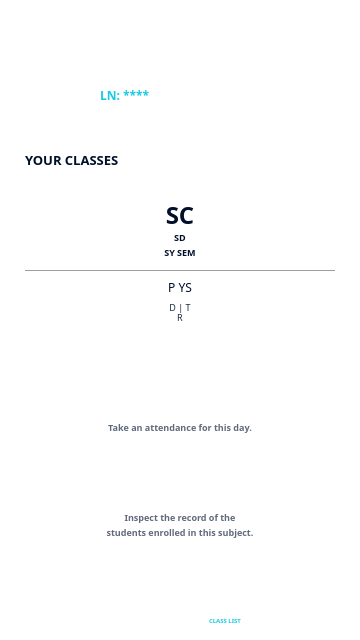
<?xml version="1.0" encoding="UTF-8"?>
<ui version="4.0">
 <class>Lecturer_Classes_Info</class>
 <widget class="QMainWindow" name="Lecturer_Classes_Info">
  <property name="geometry">
   <rect>
    <x>0</x>
    <y>0</y>
    <width>360</width>
    <height>640</height>
   </rect>
  </property>
  <property name="windowTitle">
   <string>Lecturer Classes Info</string>
  </property>
  <property name="windowIcon">
   <iconset resource="resources.qrc">
    <normaloff>:/res/assets/presence_logo.png</normaloff>:/res/assets/presence_logo.png</iconset>
  </property>
  <widget class="QWidget" name="centralwidget">
   <property name="styleSheet">
    <string notr="true">QWidget #centralwidget {
	background-color: #FFFFFF;
}</string>
   </property>
   <widget class="QGroupBox" name="headerGroup">
    <property name="geometry">
     <rect>
      <x>0</x>
      <y>0</y>
      <width>360</width>
      <height>140</height>
     </rect>
    </property>
    <property name="styleSheet">
     <string notr="true">QGroupBox {
	border: 0px;
	border-radius: 0px;
}</string>
    </property>
    <property name="title">
     <string/>
    </property>
    <widget class="QLabel" name="headerHud">
     <property name="geometry">
      <rect>
       <x>0</x>
       <y>0</y>
       <width>360</width>
       <height>140</height>
      </rect>
     </property>
     <property name="styleSheet">
      <string notr="true"/>
     </property>
     <property name="text">
      <string/>
     </property>
     <property name="pixmap">
      <pixmap resource="resources.qrc">:/res/assets/header_large.png</pixmap>
     </property>
    </widget>
    <widget class="QPushButton" name="backButton">
     <property name="geometry">
      <rect>
       <x>15</x>
       <y>15</y>
       <width>30</width>
       <height>30</height>
      </rect>
     </property>
     <property name="styleSheet">
      <string notr="true">QPushButton {
	border: 0px;
	border-radius: 0px;
	background: none;
}

QPushButton:focus { 
	outline: none; 
}</string>
     </property>
     <property name="text">
      <string/>
     </property>
     <property name="icon">
      <iconset resource="resources.qrc">
       <normaloff>:/res/assets/back.png</normaloff>:/res/assets/back.png</iconset>
     </property>
     <property name="iconSize">
      <size>
       <width>30</width>
       <height>30</height>
      </size>
     </property>
     <property name="flat">
      <bool>true</bool>
     </property>
    </widget>
    <widget class="QLabel" name="headerWelcomeLabel">
     <property name="geometry">
      <rect>
       <x>50</x>
       <y>40</y>
       <width>240</width>
       <height>20</height>
      </rect>
     </property>
     <property name="font">
      <font>
       <family>Poppins</family>
       <pointsize>-1</pointsize>
       <italic>false</italic>
       <bold>true</bold>
      </font>
     </property>
     <property name="styleSheet">
      <string notr="true">QLabel {
	color: #FFF;
	font-family: Poppins;
	font-size: 20px;
	font-style: normal;
	font-weight: 700;
	line-height: normal;
}</string>
     </property>
     <property name="text">
      <string>Hello, &lt;?&gt;</string>
     </property>
    </widget>
    <widget class="QLabel" name="dateLabel">
     <property name="geometry">
      <rect>
       <x>250</x>
       <y>10</y>
       <width>90</width>
       <height>20</height>
      </rect>
     </property>
     <property name="font">
      <font>
       <family>Poppins</family>
       <pointsize>-1</pointsize>
       <italic>false</italic>
       <fontweight>Light</fontweight>
      </font>
     </property>
     <property name="styleSheet">
      <string notr="true">QLabel {
	color: #FFFFFF;
	text-align: right;
	font-family: Poppins;
	font-size: 9px;
	font-style: normal;
	font-weight: 300;
	line-height: normal;
}</string>
     </property>
     <property name="text">
      <string/>
     </property>
     <property name="alignment">
      <set>Qt::AlignRight|Qt::AlignTrailing|Qt::AlignVCenter</set>
     </property>
    </widget>
    <widget class="QLabel" name="timeLabel">
     <property name="geometry">
      <rect>
       <x>250</x>
       <y>20</y>
       <width>90</width>
       <height>20</height>
      </rect>
     </property>
     <property name="styleSheet">
      <string notr="true">QLabel {
	color: #FFFFFF;
	text-align: right;
	font-family: Poppins;
	font-size: 11px;
	font-style: normal;
	font-weight: 500;
	line-height: normal;
}</string>
     </property>
     <property name="text">
      <string/>
     </property>
     <property name="alignment">
      <set>Qt::AlignRight|Qt::AlignTrailing|Qt::AlignVCenter</set>
     </property>
    </widget>
    <widget class="QLabel" name="headerAvatarLabel">
     <property name="geometry">
      <rect>
       <x>50</x>
       <y>70</y>
       <width>40</width>
       <height>40</height>
      </rect>
     </property>
     <property name="text">
      <string/>
     </property>
     <property name="pixmap">
      <pixmap resource="resources.qrc">:/res/assets/cict_avatar.png</pixmap>
     </property>
     <property name="alignment">
      <set>Qt::AlignCenter</set>
     </property>
    </widget>
    <widget class="QLabel" name="headerCollegeLabel">
     <property name="geometry">
      <rect>
       <x>100</x>
       <y>70</y>
       <width>180</width>
       <height>20</height>
      </rect>
     </property>
     <property name="styleSheet">
      <string notr="true">QLabel {
	color: #FFFFFF;
	font-family: Poppins;
	font-size: 12px;
	font-style: normal;
	font-weight: 700;
	line-height: normal;
}</string>
     </property>
     <property name="text">
      <string>C&lt;?&gt;</string>
     </property>
    </widget>
    <widget class="QLabel" name="headerLecturerIdLabel">
     <property name="geometry">
      <rect>
       <x>100</x>
       <y>85</y>
       <width>180</width>
       <height>20</height>
      </rect>
     </property>
     <property name="styleSheet">
      <string notr="true">QLabel {
	color: #15CAE3;
	font-family: Poppins;
	font-size: 12px;
	font-style: normal;
	font-weight: 500;
	line-height: normal;
}</string>
     </property>
     <property name="text">
      <string>LN: ****</string>
     </property>
    </widget>
   </widget>
   <widget class="QGroupBox" name="footerGroup">
    <property name="geometry">
     <rect>
      <x>0</x>
      <y>570</y>
      <width>360</width>
      <height>70</height>
     </rect>
    </property>
    <property name="styleSheet">
     <string notr="true">QGroupBox {
	border: 0px;
	border-radius: 0px;
}</string>
    </property>
    <property name="title">
     <string/>
    </property>
    <widget class="QLabel" name="footerHud">
     <property name="geometry">
      <rect>
       <x>10</x>
       <y>10</y>
       <width>340</width>
       <height>60</height>
      </rect>
     </property>
     <property name="text">
      <string/>
     </property>
     <property name="pixmap">
      <pixmap resource="resources.qrc">:/res/assets/footer.png</pixmap>
     </property>
     <property name="alignment">
      <set>Qt::AlignCenter</set>
     </property>
    </widget>
    <widget class="QPushButton" name="homeButton">
     <property name="geometry">
      <rect>
       <x>120</x>
       <y>17</y>
       <width>30</width>
       <height>30</height>
      </rect>
     </property>
     <property name="styleSheet">
      <string notr="true">QPushButton {
	border: 0px;
	border-radius: 0px;
	background: none;
}

QPushButton:focus { 
	outline: none; 
}</string>
     </property>
     <property name="text">
      <string/>
     </property>
     <property name="icon">
      <iconset resource="resources.qrc">
       <normaloff>:/res/assets/home_unselected.png</normaloff>:/res/assets/home_unselected.png</iconset>
     </property>
     <property name="iconSize">
      <size>
       <width>25</width>
       <height>25</height>
      </size>
     </property>
     <property name="flat">
      <bool>true</bool>
     </property>
    </widget>
    <widget class="QLabel" name="homeLabel">
     <property name="geometry">
      <rect>
       <x>105</x>
       <y>42</y>
       <width>60</width>
       <height>16</height>
      </rect>
     </property>
     <property name="styleSheet">
      <string notr="true">QLabel {
	color: #FFFFFF;
	text-align: center;
	font-family: Poppins;
	font-size: 6px;
	font-style: normal;
	font-weight: 500;
	line-height: normal;
}</string>
     </property>
     <property name="text">
      <string>HOME</string>
     </property>
     <property name="alignment">
      <set>Qt::AlignCenter</set>
     </property>
    </widget>
    <widget class="QPushButton" name="classListButton">
     <property name="geometry">
      <rect>
       <x>210</x>
       <y>17</y>
       <width>30</width>
       <height>30</height>
      </rect>
     </property>
     <property name="styleSheet">
      <string notr="true">QPushButton {
	border: 0px;
	border-radius: 0px;
	background: none;
}

QPushButton:focus { 
	outline: none; 
}</string>
     </property>
     <property name="text">
      <string/>
     </property>
     <property name="icon">
      <iconset resource="resources.qrc">
       <normaloff>:/res/assets/class_list_selected.png</normaloff>:/res/assets/class_list_selected.png</iconset>
     </property>
     <property name="iconSize">
      <size>
       <width>25</width>
       <height>25</height>
      </size>
     </property>
     <property name="flat">
      <bool>true</bool>
     </property>
    </widget>
    <widget class="QLabel" name="classListLabel">
     <property name="geometry">
      <rect>
       <x>195</x>
       <y>42</y>
       <width>60</width>
       <height>16</height>
      </rect>
     </property>
     <property name="styleSheet">
      <string notr="true">QLabel {
	color: #15CAE3;
	text-align: center;
	font-family: Poppins;
	font-size: 6px;
	font-style: normal;
	font-weight: 500;
	line-height: normal;
}</string>
     </property>
     <property name="text">
      <string>CLASS LIST</string>
     </property>
     <property name="alignment">
      <set>Qt::AlignCenter</set>
     </property>
    </widget>
   </widget>
   <widget class="QLabel" name="titleLabel">
    <property name="geometry">
     <rect>
      <x>25</x>
      <y>150</y>
      <width>180</width>
      <height>20</height>
     </rect>
    </property>
    <property name="styleSheet">
     <string notr="true">QLabel {
	color: #000F2A;
	font-family: Poppins;
	font-size: 13px;
	font-style: normal;
	font-weight: 700;
	line-height: normal;
}</string>
    </property>
    <property name="text">
     <string>YOUR CLASSES</string>
    </property>
   </widget>
   <widget class="QGroupBox" name="classInfoGroup">
    <property name="geometry">
     <rect>
      <x>0</x>
      <y>170</y>
      <width>360</width>
      <height>190</height>
     </rect>
    </property>
    <property name="styleSheet">
     <string notr="true">QGroupBox {
	border: 0px;
	border-radius: 0px;
}</string>
    </property>
    <property name="title">
     <string/>
    </property>
    <widget class="QLabel" name="subjectCodeLabel">
     <property name="geometry">
      <rect>
       <x>25</x>
       <y>30</y>
       <width>310</width>
       <height>30</height>
      </rect>
     </property>
     <property name="styleSheet">
      <string notr="true">QLabel {
	color: #000F2A;
	text-align: center;
	font-family: Poppins;
	font-size: 24px;
	font-style: normal;
	font-weight: 600;
	line-height: normal;
}</string>
     </property>
     <property name="text">
      <string>SC&lt;?&gt;</string>
     </property>
     <property name="alignment">
      <set>Qt::AlignCenter</set>
     </property>
    </widget>
    <widget class="QLabel" name="subjectDescLabel">
     <property name="geometry">
      <rect>
       <x>25</x>
       <y>60</y>
       <width>310</width>
       <height>15</height>
      </rect>
     </property>
     <property name="styleSheet">
      <string notr="true">QLabel {
	color: #000F2A;
	text-align: center;
	font-family: Poppins;
	font-size: 9px;
	font-style: normal;
	font-weight: 600;
	line-height: normal;
}</string>
     </property>
     <property name="text">
      <string>SD&lt;?&gt;</string>
     </property>
     <property name="alignment">
      <set>Qt::AlignCenter</set>
     </property>
    </widget>
    <widget class="Line" name="separator">
     <property name="geometry">
      <rect>
       <x>25</x>
       <y>100</y>
       <width>310</width>
       <height>3</height>
      </rect>
     </property>
     <property name="styleSheet">
      <string notr="true">QLine {
	background: #243653;
}</string>
     </property>
     <property name="orientation">
      <enum>Qt::Horizontal</enum>
     </property>
    </widget>
    <widget class="QLabel" name="programLabel">
     <property name="geometry">
      <rect>
       <x>25</x>
       <y>110</y>
       <width>310</width>
       <height>15</height>
      </rect>
     </property>
     <property name="styleSheet">
      <string notr="true">QLabel {
	color: #000F2A;
	text-align: center;
	font-family: Poppins;
	font-size: 12px;
	font-style: normal;
	font-weight: 400;
	line-height: normal;
}</string>
     </property>
     <property name="text">
      <string>P&lt;?&gt; YS&lt;?&gt;</string>
     </property>
     <property name="alignment">
      <set>Qt::AlignCenter</set>
     </property>
    </widget>
    <widget class="QLabel" name="scheduleLabel">
     <property name="geometry">
      <rect>
       <x>25</x>
       <y>130</y>
       <width>310</width>
       <height>15</height>
      </rect>
     </property>
     <property name="styleSheet">
      <string notr="true">QLabel {
	color: #19283F;
	text-align: center;
	font-family: Poppins;
	font-size: 9px;
	font-style: normal;
	font-weight: 400;
	line-height: normal;
}</string>
     </property>
     <property name="text">
      <string>D&lt;?&gt; | T&lt;?&gt;</string>
     </property>
     <property name="alignment">
      <set>Qt::AlignCenter</set>
     </property>
    </widget>
    <widget class="QLabel" name="roomLabel">
     <property name="geometry">
      <rect>
       <x>25</x>
       <y>140</y>
       <width>310</width>
       <height>15</height>
      </rect>
     </property>
     <property name="styleSheet">
      <string notr="true">QLabel {
	color: #19283F;
	text-align: center;
	font-family: Poppins;
	font-size: 9px;
	font-style: normal;
	font-weight: 400;
	line-height: normal;
}</string>
     </property>
     <property name="text">
      <string>R&lt;?&gt;</string>
     </property>
     <property name="alignment">
      <set>Qt::AlignCenter</set>
     </property>
    </widget>
    <widget class="QLabel" name="schoolYearLabel">
     <property name="geometry">
      <rect>
       <x>25</x>
       <y>75</y>
       <width>310</width>
       <height>15</height>
      </rect>
     </property>
     <property name="styleSheet">
      <string notr="true">QLabel {
	color: #000F2A;
	text-align: center;
	font-family: Poppins;
	font-size: 9px;
	font-style: normal;
	font-weight: 600;
	line-height: normal;
}</string>
     </property>
     <property name="text">
      <string>SY&lt;?&gt; SEM&lt;?&gt;</string>
     </property>
     <property name="alignment">
      <set>Qt::AlignCenter</set>
     </property>
    </widget>
   </widget>
   <widget class="QGroupBox" name="buttonsGroup">
    <property name="geometry">
     <rect>
      <x>0</x>
      <y>360</y>
      <width>360</width>
      <height>221</height>
     </rect>
    </property>
    <property name="styleSheet">
     <string notr="true">QGroupBox {
	border: 0px;
	border-radius: 0px;
}</string>
    </property>
    <property name="title">
     <string/>
    </property>
    <widget class="QPushButton" name="attendanceButton">
     <property name="geometry">
      <rect>
       <x>75</x>
       <y>20</y>
       <width>210</width>
       <height>40</height>
      </rect>
     </property>
     <property name="styleSheet">
      <string notr="true">QPushButton {
	border: 0px;
	border-radius: 0px;
	background: none;
}

QPushButton:focus { 
	outline: none; 
}</string>
     </property>
     <property name="text">
      <string/>
     </property>
     <property name="icon">
      <iconset resource="resources.qrc">
       <normaloff>:/res/assets/attendance.png</normaloff>:/res/assets/attendance.png</iconset>
     </property>
     <property name="iconSize">
      <size>
       <width>300</width>
       <height>50</height>
      </size>
     </property>
     <property name="flat">
      <bool>true</bool>
     </property>
    </widget>
    <widget class="QLabel" name="attendanceDescLabel">
     <property name="geometry">
      <rect>
       <x>25</x>
       <y>60</y>
       <width>310</width>
       <height>15</height>
      </rect>
     </property>
     <property name="styleSheet">
      <string notr="true">QLabel {
	color: #616A7C;
	text-align: center;
	font-family: Poppins;
	font-size: 9px;
	font-style: normal;
	font-weight: 500;
	line-height: normal;
}</string>
     </property>
     <property name="text">
      <string>Take an attendance for this day.</string>
     </property>
     <property name="alignment">
      <set>Qt::AlignCenter</set>
     </property>
    </widget>
    <widget class="QPushButton" name="studentRecordButton">
     <property name="geometry">
      <rect>
       <x>75</x>
       <y>110</y>
       <width>210</width>
       <height>40</height>
      </rect>
     </property>
     <property name="styleSheet">
      <string notr="true">QPushButton {
	border: 0px;
	border-radius: 0px;
	background: none;
}

QPushButton:focus { 
	outline: none; 
}</string>
     </property>
     <property name="text">
      <string/>
     </property>
     <property name="icon">
      <iconset resource="resources.qrc">
       <normaloff>:/res/assets/student_record.png</normaloff>:/res/assets/student_record.png</iconset>
     </property>
     <property name="iconSize">
      <size>
       <width>300</width>
       <height>50</height>
      </size>
     </property>
     <property name="flat">
      <bool>true</bool>
     </property>
    </widget>
    <widget class="QLabel" name="studentRecordDescLabel">
     <property name="geometry">
      <rect>
       <x>25</x>
       <y>150</y>
       <width>310</width>
       <height>15</height>
      </rect>
     </property>
     <property name="styleSheet">
      <string notr="true">QLabel {
	color: #616A7C;
	text-align: center;
	font-family: Poppins;
	font-size: 9px;
	font-style: normal;
	font-weight: 500;
	line-height: normal;
}</string>
     </property>
     <property name="text">
      <string>Inspect the record of the</string>
     </property>
     <property name="alignment">
      <set>Qt::AlignCenter</set>
     </property>
    </widget>
    <widget class="QLabel" name="studentRecordDescLabel_2">
     <property name="geometry">
      <rect>
       <x>25</x>
       <y>165</y>
       <width>310</width>
       <height>15</height>
      </rect>
     </property>
     <property name="styleSheet">
      <string notr="true">QLabel {
	color: #616A7C;
	text-align: center;
	font-family: Poppins;
	font-size: 9px;
	font-style: normal;
	font-weight: 500;
	line-height: normal;
}</string>
     </property>
     <property name="text">
      <string>students enrolled in this subject.</string>
     </property>
     <property name="alignment">
      <set>Qt::AlignCenter</set>
     </property>
    </widget>
    <widget class="QLabel" name="errorLabel">
     <property name="enabled">
      <bool>true</bool>
     </property>
     <property name="geometry">
      <rect>
       <x>25</x>
       <y>200</y>
       <width>310</width>
       <height>20</height>
      </rect>
     </property>
     <property name="styleSheet">
      <string notr="true">QLabel {
	background: none;
	color: #FF003D;
	font-family: Poppins;
	font-size: 10px;
	font-style: normal;
	font-weight: 600;
	line-height: normal;
}</string>
     </property>
     <property name="text">
      <string/>
     </property>
     <property name="alignment">
      <set>Qt::AlignCenter</set>
     </property>
    </widget>
   </widget>
  </widget>
 </widget>
 <resources>
  <include location="resources.qrc"/>
 </resources>
 <connections/>
</ui>
